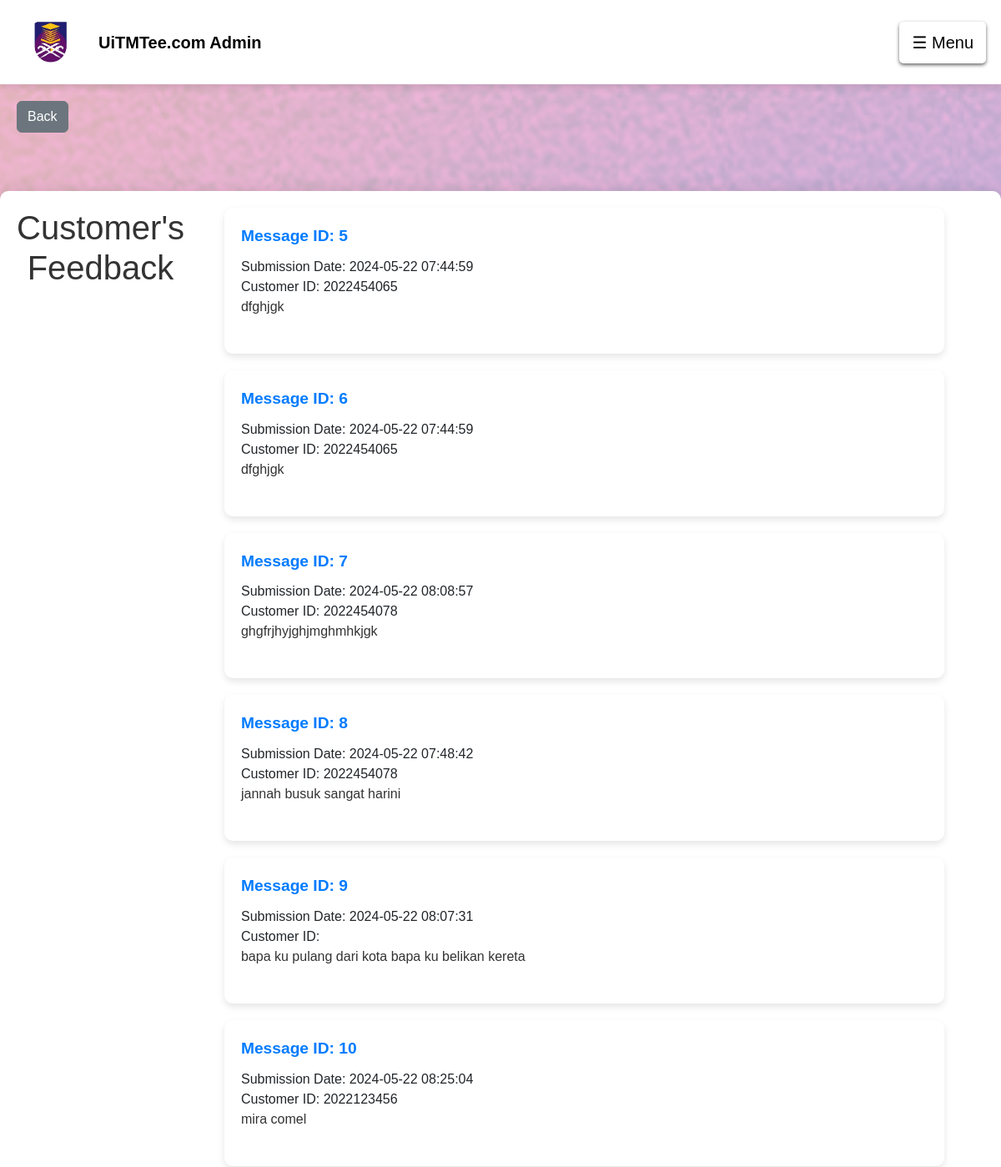
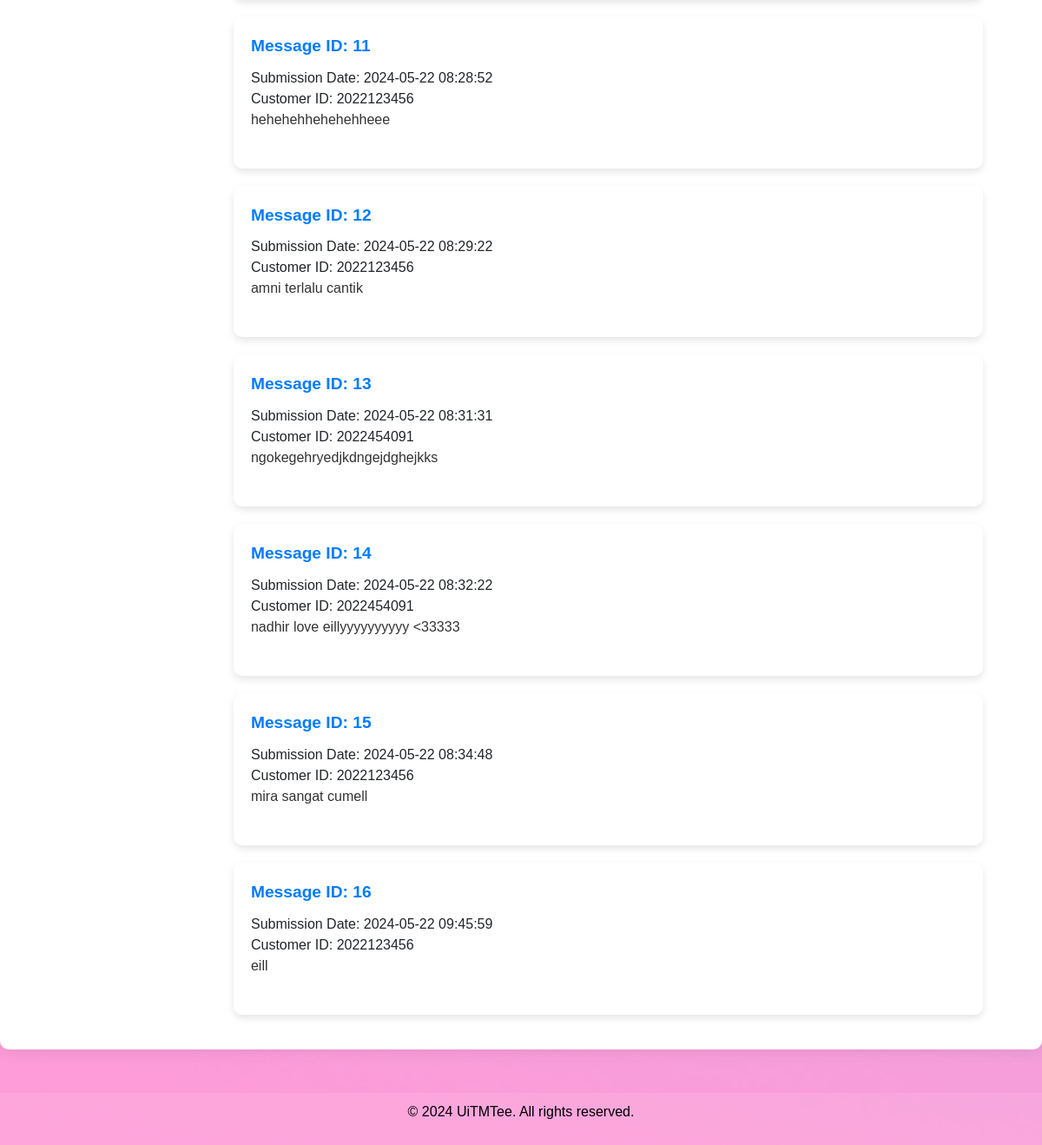
Screenshot of /adminhelpncontact.php with the database file from the repository (2 pictures, top to bottom).
### tables this page shows
CREATE TABLE IF NOT EXISTS `contact_messages` (
`MESSAGE_ID` int(11) NOT NULL,
  `MESSAGE` text NOT NULL,
  `SUBMISSION_DATE` timestamp NOT NULL DEFAULT CURRENT_TIMESTAMP,
  `CUS_ID` int(11) DEFAULT NULL,
  `ADMIN_ID` int(11) DEFAULT NULL
);

### functionfeedback.php (called while the page is built)
<?php
require_once 'dbconnect.php';
function displayfeedback(){
	global $connect;
	$query = "select * from contact_messages";
	$result= mysqli_query($connect,$query);
	return $result;
}
?>

### adminhelpncontact.php (the view, shortened to what this page needs)
<?php
require_once 'dbconnect.php';
require_once 'functionfeedback.php';
$result = displayfeedback();
function generateStars($rating) {
    $fullStars = floor($rating);
    $halfStars = ceil($rating - $fullStars);
    $emptyStars = 5 - $fullStars - $halfStars;
    $stars = str_repeat('<i class="fa fa-star"></i>', $fullStars);
    $stars .= str_repeat('<i class="fa fa-star-half-alt"></i>', $halfStars);
    $stars .= str_repeat('<i class="fa fa-star-o"></i>', $emptyStars);
    return $stars;
}
?>
<!DOCTYPE html>
<html lang="en">
<head>
    <link href="https://cdn.jsdelivr.net/npm/bootstrap@5.2.3/dist/css/bootstrap.min.css" rel="stylesheet">
    <link rel="stylesheet" href="https://cdnjs.cloudflare.com/ajax/libs/font-awesome/6.0.0-beta3/css/all.min.css" />
</head>
<body>
    <?php include('adminheader.php'); ?>
    <div style="display: flex; justify-content: space-between; padding: 20px;">
        <a href="adminhomepage.php" class="btn btn-secondary">Back</a>
    </div>
    <div class="container">
        <h1>Customer's Feedback</h1>
        <div class="feedback-container">
            <?php while($row = mysqli_fetch_assoc($result)) { ?>
            <div class="feedback-card">
                <div class="feedback-header">Message ID: <?php echo $row['MESSAGE_ID']; ?></div>
                <div class="feedback-details">
                    <div>Submission Date: <?php echo $row['SUBMISSION_DATE']; ?></div>
                    <div>Customer ID: <?php echo $row['CUS_ID']; ?></div>
                </div>
                <div class="feedback-message"><?php echo $row['MESSAGE']; ?></div>
                <div class="feedback-rating"><?php echo generateStars($row['RATING']); ?></div>
            </div>
            <?php } ?>
        </div>
    </div>
    <footer class="footer">
        <p>&copy; <?php echo date("Y"); ?> UiTMTee. All rights reserved.</p>
    </footer>
</body>
</html>

### adminhelpncontact.php (style rules this page uses)
* { margin: 0; padding: 0; box-sizing: border-box; }
body { font-family: Arial, sans-serif; background-color: #f4f4f9; }
.container { max-width: 1200px; margin: 50px auto; padding: 20px; background-color: #fff; border-radius: 10px; box-shadow: 0 0 20px rgba(0, 0, 0, 0.1); }
h1 { text-align: center; color: #333; margin-bottom: 20px; }
.feedback-container { display: flex; flex-wrap: wrap; justify-content: space-around; }
.feedback-card { background-color: #fff; border-radius: 10px; box-shadow: 0 4px 8px rgba(0, 0, 0, 0.1); padding: 20px; margin-bottom: 20px; width: 90%; transition: transform 0.2s, box-shadow 0.2s; display: flex; flex-direction: column; }
.feedback-header { font-size: 1.2em; font-weight: bold; margin-bottom: 10px; color: #007BFF; }
.feedback-message { font-size: 1em; color: #333; }
.footer { background-color: rgba(255, 255, 255, 0.1); color: black; text-align: center; padding: 10px 20px; margin-top: 50px; }

### adminheader.php (style rules this page uses)
body { font-family: Arial, sans-serif; margin: 0; padding: 0; background: url('fp.png') no-repeat center center fixed; background-size: cover; }
.container { display: flex; justify-content: space-between; padding: 20px; }

### rows the page displays
contact_messages: MESSAGE_ID "5", SUBMISSION_DATE "2024-05-22 07:44:59", CUS_ID "2022454065", MESSAGE "dfghjgk"
contact_messages: MESSAGE_ID "6", SUBMISSION_DATE "2024-05-22 07:44:59", CUS_ID "2022454065", MESSAGE "dfghjgk"
contact_messages: MESSAGE_ID "7", SUBMISSION_DATE "2024-05-22 08:08:57", CUS_ID "2022454078", MESSAGE "ghgfrjhyjghjmghmhkjgk"
contact_messages: MESSAGE_ID "8", SUBMISSION_DATE "2024-05-22 07:48:42", CUS_ID "2022454078", MESSAGE "jannah busuk sangat harini"
contact_messages: MESSAGE_ID "9", SUBMISSION_DATE "2024-05-22 08:07:31", MESSAGE "bapa ku pulang dari kota bapa ku belikan kereta"
contact_messages: MESSAGE_ID "10", SUBMISSION_DATE "2024-05-22 08:25:04", CUS_ID "2022123456", MESSAGE "mira comel"
contact_messages: MESSAGE_ID "11", SUBMISSION_DATE "2024-05-22 08:28:52", CUS_ID "2022123456", MESSAGE "hehehehhehehehheee"
contact_messages: MESSAGE_ID "12", SUBMISSION_DATE "2024-05-22 08:29:22", CUS_ID "2022123456", MESSAGE "amni terlalu cantik"
contact_messages: MESSAGE_ID "13", SUBMISSION_DATE "2024-05-22 08:31:31", CUS_ID "2022454091", MESSAGE "ngokegehryedjkdngejdghejkks"
contact_messages: MESSAGE_ID "14", SUBMISSION_DATE "2024-05-22 08:32:22", CUS_ID "2022454091", MESSAGE "nadhir love eillyyyyyyyyyy <33333"
contact_messages: MESSAGE_ID "15", SUBMISSION_DATE "2024-05-22 08:34:48", CUS_ID "2022123456", MESSAGE "mira sangat cumell"
contact_messages: MESSAGE_ID "16", SUBMISSION_DATE "2024-05-22 09:45:59", CUS_ID "2022123456", MESSAGE "eill"
